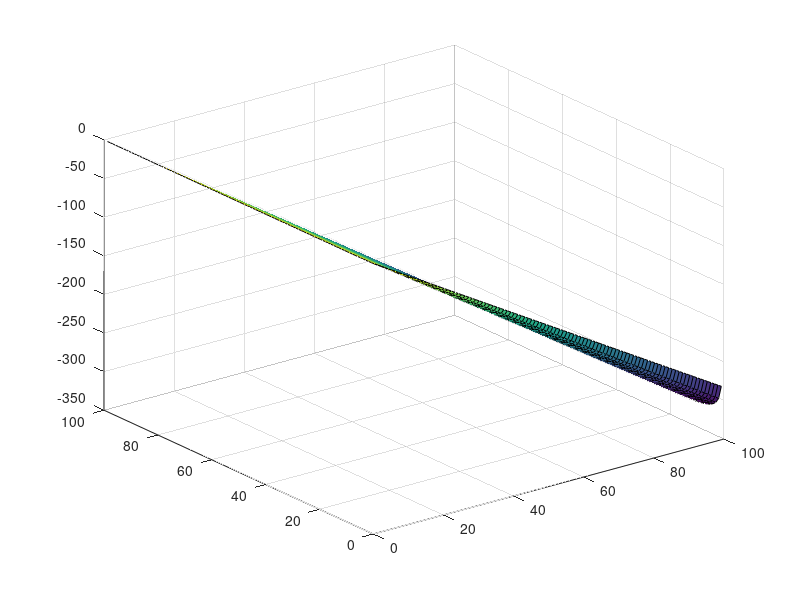

Here is the MATLAB script that generated this plot:

x = 1:100;
y = 1:100;
[xx,yy] = meshgrid(x,y);
%z = xx.*log(1+yy);
%z =xx.*exp(0.1*yy);
%z = log(exp(log(2)*exp(xx))-1) + log(exp(-yy)+exp(-yy+1)); 
z = xx.*log((1 + 2*yy)./(1+50*yy));
surf(x,y,z)


